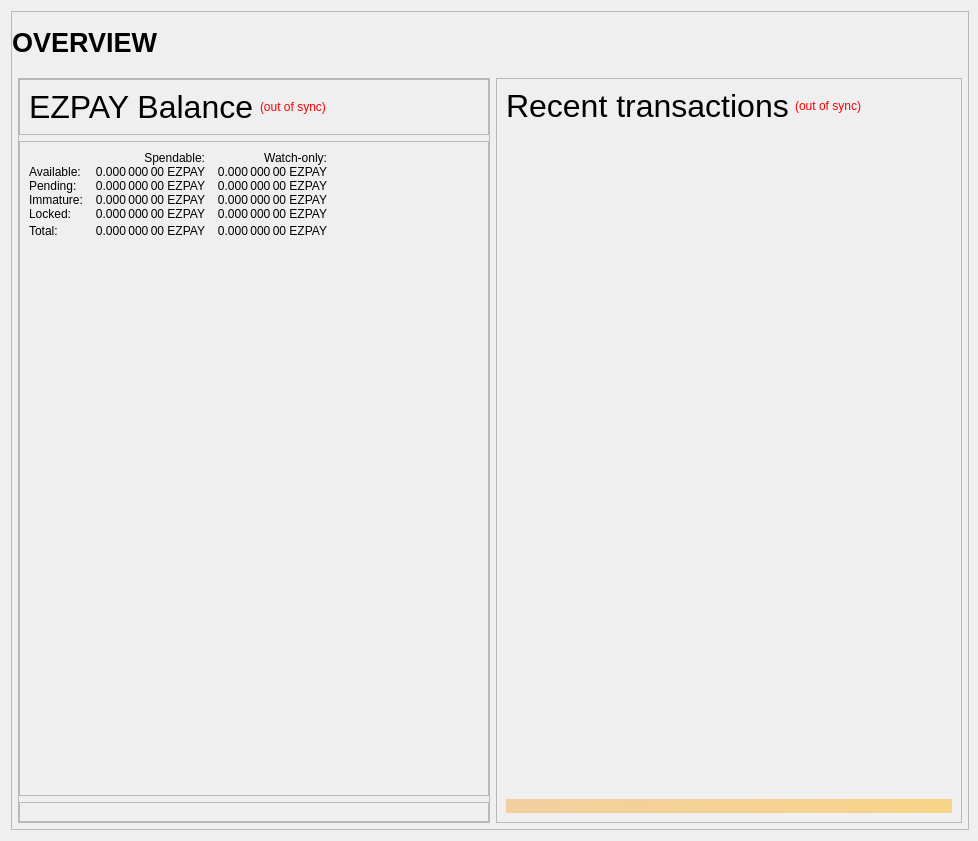
<?xml version="1.0" encoding="UTF-8"?>
<ui version="4.0">
 <class>OverviewPage</class>
 <widget class="QWidget" name="OverviewPage">
  <property name="geometry">
   <rect>
    <x>0</x>
    <y>0</y>
    <width>978</width>
    <height>841</height>
   </rect>
  </property>
  <property name="minimumSize">
   <size>
    <width>960</width>
    <height>682</height>
   </size>
  </property>
  <property name="windowTitle">
   <string>Form</string>
  </property>
  <layout class="QVBoxLayout" name="topLayout" stretch="1">
   <property name="rightMargin">
    <number>9</number>
   </property>
   <item>
    <widget class="QFrame" name="frame_BG">
     <property name="minimumSize">
      <size>
       <width>850</width>
       <height>610</height>
      </size>
     </property>
     <property name="maximumSize">
      <size>
       <width>16777215</width>
       <height>16777215</height>
      </size>
     </property>
     <property name="frameShape">
      <enum>QFrame::StyledPanel</enum>
     </property>
     <property name="frameShadow">
      <enum>QFrame::Raised</enum>
     </property>
     <layout class="QVBoxLayout" name="verticalLayout_3" stretch="1">
      <property name="leftMargin">
       <number>0</number>
      </property>
      <property name="topMargin">
       <number>0</number>
      </property>
      <property name="rightMargin">
       <number>0</number>
      </property>
      <property name="bottomMargin">
       <number>6</number>
      </property>
      <item>
       <layout class="QVBoxLayout" name="verticalLayout_Master" stretch="0,1">
        <property name="leftMargin">
         <number>0</number>
        </property>
        <property name="topMargin">
         <number>0</number>
        </property>
        <property name="rightMargin">
         <number>0</number>
        </property>
        <property name="bottomMargin">
         <number>0</number>
        </property>
        <item>
         <widget class="QFrame" name="frame_Header">
          <layout class="QVBoxLayout" name="verticalLayout_Header" stretch="0">
           <property name="leftMargin">
            <number>0</number>
           </property>
           <property name="topMargin">
            <number>0</number>
           </property>
           <property name="rightMargin">
            <number>0</number>
           </property>
           <property name="bottomMargin">
            <number>0</number>
           </property>
           <item>
            <layout class="QHBoxLayout" name="horizontalLayout_Header" stretch="1,0,1">
             <property name="spacing">
              <number>6</number>
             </property>
             <item>
              <widget class="QLabel" name="labelOverviewHeaderLeft">
               <property name="minimumSize">
                <size>
                 <width>464</width>
                 <height>60</height>
                </size>
               </property>
               <property name="maximumSize">
                <size>
                 <width>16777215</width>
                 <height>60</height>
                </size>
               </property>
               <property name="font">
                <font>
                 <pointsize>20</pointsize>
                 <weight>75</weight>
                 <bold>true</bold>
                </font>
               </property>
               <property name="text">
                <string>OVERVIEW</string>
               </property>
               <property name="alignment">
                <set>Qt::AlignLeading|Qt::AlignLeft|Qt::AlignVCenter</set>
               </property>
              </widget>
             </item>
             <item>
              <spacer name="horizontalSpacer_Header">
               <property name="orientation">
                <enum>Qt::Horizontal</enum>
               </property>
               <property name="sizeHint" stdset="0">
                <size>
                 <width>40</width>
                 <height>20</height>
                </size>
               </property>
              </spacer>
             </item>
             <item>
              <widget class="QLabel" name="labelOverviewHeaderRight">
               <property name="minimumSize">
                <size>
                 <width>464</width>
                 <height>60</height>
                </size>
               </property>
               <property name="maximumSize">
                <size>
                 <width>16777215</width>
                 <height>60</height>
                </size>
               </property>
               <property name="font">
                <font>
                 <pointsize>14</pointsize>
                </font>
               </property>
               <property name="text">
                <string/>
               </property>
               <property name="alignment">
                <set>Qt::AlignRight|Qt::AlignTrailing|Qt::AlignVCenter</set>
               </property>
              </widget>
             </item>
            </layout>
           </item>
          </layout>
         </widget>
        </item>
        <item>
         <widget class="QFrame" name="frame_Content">
          <layout class="QVBoxLayout" name="verticalLayout_Content">
           <property name="leftMargin">
            <number>6</number>
           </property>
           <property name="topMargin">
            <number>0</number>
           </property>
           <property name="rightMargin">
            <number>6</number>
           </property>
           <property name="bottomMargin">
            <number>0</number>
           </property>
           <item>
            <layout class="QHBoxLayout" name="horizontalLayout_Content" stretch="1,1">
             <property name="spacing">
              <number>6</number>
             </property>
             <item>
              <layout class="QVBoxLayout" name="verticalLayout_left" stretch="0">
               <item>
                <widget class="QFrame" name="frameObfuscation">
                 <property name="minimumSize">
                  <size>
                   <width>0</width>
                   <height>0</height>
                  </size>
                 </property>
                 <property name="frameShape">
                  <enum>QFrame::StyledPanel</enum>
                 </property>
                 <property name="frameShadow">
                  <enum>QFrame::Raised</enum>
                 </property>
                 <layout class="QVBoxLayout" name="verticalLayout" stretch="0,0,0">
                  <property name="leftMargin">
                   <number>0</number>
                  </property>
                  <property name="topMargin">
                   <number>0</number>
                  </property>
                  <property name="rightMargin">
                   <number>0</number>
                  </property>
                  <property name="bottomMargin">
                   <number>0</number>
                  </property>
                  <item>
                   <widget class="QFrame" name="frame_CombinedBalances">
                    <property name="minimumSize">
                     <size>
                      <width>470</width>
                      <height>0</height>
                     </size>
                    </property>
                    <property name="frameShape">
                     <enum>QFrame::StyledPanel</enum>
                    </property>
                    <property name="frameShadow">
                     <enum>QFrame::Raised</enum>
                    </property>
                    <layout class="QVBoxLayout" name="verticalLayout_5">
                     <property name="spacing">
                      <number>6</number>
                     </property>
                     <property name="sizeConstraint">
                      <enum>QLayout::SetNoConstraint</enum>
                     </property>
                     <item>
                      <layout class="QHBoxLayout" name="horizontalLayout_5" stretch="0,0,0">
                       <item>
                        <widget class="QLabel" name="label_5z">
                         <property name="minimumSize">
                          <size>
                           <width>0</width>
                           <height>20</height>
                          </size>
                         </property>
                         <property name="font">
                          <font>
                           <pointsize>24</pointsize>
                           <weight>50</weight>
                           <bold>false</bold>
                          </font>
                         </property>
                         <property name="text">
                          <string>EZPAY Balance</string>
                         </property>
                        </widget>
                       </item>
                       <item>
                        <widget class="QLabel" name="labelWalletStatus">
                         <property name="cursor">
                          <cursorShape>WhatsThisCursor</cursorShape>
                         </property>
                         <property name="toolTip">
                          <string>The displayed information may be out of date. Your wallet automatically synchronizes with the EazyPayZa network after a connection is established, but this process has not completed yet.</string>
                         </property>
                         <property name="styleSheet">
                          <string notr="true">QLabel { color: red; }</string>
                         </property>
                         <property name="text">
                          <string notr="true">(out of sync)</string>
                         </property>
                         <property name="alignment">
                          <set>Qt::AlignLeading|Qt::AlignLeft|Qt::AlignVCenter</set>
                         </property>
                        </widget>
                       </item>
                       <item>
                        <spacer name="horizontalSpacer_1">
                         <property name="orientation">
                          <enum>Qt::Horizontal</enum>
                         </property>
                         <property name="sizeHint" stdset="0">
                          <size>
                           <width>40</width>
                           <height>20</height>
                          </size>
                         </property>
                        </spacer>
                       </item>
                      </layout>
                     </item>
                    </layout>
                   </widget>
                  </item>
                  <item>
                   <widget class="QFrame" name="frame_Balances">
                    <property name="frameShape">
                     <enum>QFrame::StyledPanel</enum>
                    </property>
                    <property name="frameShadow">
                     <enum>QFrame::Raised</enum>
                    </property>
                    <layout class="QVBoxLayout" name="verticalLayout_4">
                     <property name="topMargin">
                      <number>9</number>
                     </property>
                     <item>
                      <layout class="QGridLayout" name="gridLayout">
                       <property name="horizontalSpacing">
                        <number>12</number>
                       </property>
                       <property name="verticalSpacing">
                        <number>0</number>
                       </property>
                       <item row="4" column="0">
                        <widget class="QLabel" name="labelLockedBalanceText">
                         <property name="toolTip">
                          <string>Locked EZPAY or Masternode collaterals. These are excluded from zEZPAY minting.</string>
                         </property>
                         <property name="text">
                          <string>Locked:</string>
                         </property>
                        </widget>
                       </item>
                       <item row="4" column="2">
                        <widget class="QLabel" name="labelWatchLocked">
                         <property name="font">
                          <font>
                           <weight>50</weight>
                           <bold>false</bold>
                          </font>
                         </property>
                         <property name="cursor">
                          <cursorShape>IBeamCursor</cursorShape>
                         </property>
                         <property name="toolTip">
                          <string>Current locked balance in watch-only addresses</string>
                         </property>
                         <property name="text">
                          <string notr="true">0.000 000 00 EZPAY</string>
                         </property>
                         <property name="alignment">
                          <set>Qt::AlignRight|Qt::AlignTrailing|Qt::AlignVCenter</set>
                         </property>
                         <property name="textInteractionFlags">
                          <set>Qt::LinksAccessibleByMouse|Qt::TextSelectableByKeyboard|Qt::TextSelectableByMouse</set>
                         </property>
                        </widget>
                       </item>
                       <item row="3" column="2">
                        <widget class="QLabel" name="labelWatchImmature">
                         <property name="font">
                          <font>
                           <weight>50</weight>
                           <bold>false</bold>
                          </font>
                         </property>
                         <property name="cursor">
                          <cursorShape>IBeamCursor</cursorShape>
                         </property>
                         <property name="toolTip">
                          <string>Staked or masternode rewards in watch-only addresses that has not yet matured</string>
                         </property>
                         <property name="text">
                          <string notr="true">0.000 000 00 EZPAY</string>
                         </property>
                         <property name="alignment">
                          <set>Qt::AlignRight|Qt::AlignTrailing|Qt::AlignVCenter</set>
                         </property>
                         <property name="textInteractionFlags">
                          <set>Qt::LinksAccessibleByMouse|Qt::TextSelectableByKeyboard|Qt::TextSelectableByMouse</set>
                         </property>
                        </widget>
                       </item>
                       <item row="3" column="0">
                        <widget class="QLabel" name="labelImmatureText">
                         <property name="text">
                          <string>Immature:</string>
                         </property>
                        </widget>
                       </item>
                       <item row="5" column="0">
                        <widget class="QLabel" name="labelTotalText">
                         <property name="toolTip">
                          <string>Your current EazyPayZa balance, unconfirmed and immature transactions included</string>
                         </property>
                         <property name="text">
                          <string>Total:</string>
                         </property>
                        </widget>
                       </item>
                       <item row="1" column="1">
                        <widget class="QLabel" name="labelBalance">
                         <property name="font">
                          <font>
                           <weight>50</weight>
                           <bold>false</bold>
                          </font>
                         </property>
                         <property name="cursor">
                          <cursorShape>IBeamCursor</cursorShape>
                         </property>
                         <property name="toolTip">
                          <string>Your current spendable balance</string>
                         </property>
                         <property name="text">
                          <string notr="true">0.000 000 00 EZPAY</string>
                         </property>
                         <property name="alignment">
                          <set>Qt::AlignRight|Qt::AlignTrailing|Qt::AlignVCenter</set>
                         </property>
                         <property name="textInteractionFlags">
                          <set>Qt::LinksAccessibleByMouse|Qt::TextSelectableByKeyboard|Qt::TextSelectableByMouse</set>
                         </property>
                        </widget>
                       </item>
                       <item row="3" column="1">
                        <widget class="QLabel" name="labelImmature">
                         <property name="font">
                          <font>
                           <weight>50</weight>
                           <bold>false</bold>
                          </font>
                         </property>
                         <property name="cursor">
                          <cursorShape>IBeamCursor</cursorShape>
                         </property>
                         <property name="toolTip">
                          <string>Staked or masternode rewards that has not yet matured</string>
                         </property>
                         <property name="text">
                          <string notr="true">0.000 000 00 EZPAY</string>
                         </property>
                         <property name="alignment">
                          <set>Qt::AlignRight|Qt::AlignTrailing|Qt::AlignVCenter</set>
                         </property>
                         <property name="textInteractionFlags">
                          <set>Qt::LinksAccessibleByMouse|Qt::TextSelectableByKeyboard|Qt::TextSelectableByMouse</set>
                         </property>
                        </widget>
                       </item>
                       <item row="0" column="1">
                        <widget class="QLabel" name="labelSpendable">
                         <property name="text">
                          <string>Spendable:</string>
                         </property>
                         <property name="alignment">
                          <set>Qt::AlignRight|Qt::AlignTrailing|Qt::AlignVCenter</set>
                         </property>
                        </widget>
                       </item>
                       <item row="2" column="2">
                        <widget class="QLabel" name="labelWatchPending">
                         <property name="font">
                          <font>
                           <weight>50</weight>
                           <bold>false</bold>
                          </font>
                         </property>
                         <property name="cursor">
                          <cursorShape>IBeamCursor</cursorShape>
                         </property>
                         <property name="toolTip">
                          <string>Unconfirmed transactions to watch-only addresses</string>
                         </property>
                         <property name="text">
                          <string notr="true">0.000 000 00 EZPAY</string>
                         </property>
                         <property name="alignment">
                          <set>Qt::AlignRight|Qt::AlignTrailing|Qt::AlignVCenter</set>
                         </property>
                         <property name="textInteractionFlags">
                          <set>Qt::LinksAccessibleByMouse|Qt::TextSelectableByKeyboard|Qt::TextSelectableByMouse</set>
                         </property>
                        </widget>
                       </item>
                       <item row="5" column="2">
                        <widget class="QLabel" name="labelWatchTotal">
                         <property name="font">
                          <font>
                           <weight>50</weight>
                           <bold>false</bold>
                          </font>
                         </property>
                         <property name="cursor">
                          <cursorShape>IBeamCursor</cursorShape>
                         </property>
                         <property name="toolTip">
                          <string>Current total balance in watch-only addresses</string>
                         </property>
                         <property name="text">
                          <string notr="true">0.000 000 00 EZPAY</string>
                         </property>
                         <property name="alignment">
                          <set>Qt::AlignRight|Qt::AlignTrailing|Qt::AlignVCenter</set>
                         </property>
                         <property name="textInteractionFlags">
                          <set>Qt::LinksAccessibleByMouse|Qt::TextSelectableByKeyboard|Qt::TextSelectableByMouse</set>
                         </property>
                        </widget>
                       </item>
                       <item row="4" column="1">
                        <widget class="QLabel" name="labelLockedBalance">
                         <property name="font">
                          <font>
                           <weight>50</weight>
                           <bold>false</bold>
                          </font>
                         </property>
                         <property name="cursor">
                          <cursorShape>IBeamCursor</cursorShape>
                         </property>
                         <property name="toolTip">
                          <string>Locked EZPAY or Masternode collaterals. These are excluded from zEZPAY minting.</string>
                         </property>
                         <property name="text">
                          <string notr="true">0.000 000 00 EZPAY</string>
                         </property>
                         <property name="alignment">
                          <set>Qt::AlignRight|Qt::AlignTrailing|Qt::AlignVCenter</set>
                         </property>
                         <property name="textInteractionFlags">
                          <set>Qt::LinksAccessibleByMouse|Qt::TextSelectableByKeyboard|Qt::TextSelectableByMouse</set>
                         </property>
                        </widget>
                       </item>
                       <item row="5" column="3">
                        <spacer name="horizontalSpacer_9">
                         <property name="orientation">
                          <enum>Qt::Horizontal</enum>
                         </property>
                         <property name="sizeHint" stdset="0">
                          <size>
                           <width>40</width>
                           <height>20</height>
                          </size>
                         </property>
                        </spacer>
                       </item>
                       <item row="1" column="0">
                        <widget class="QLabel" name="labelBalanceText">
                         <property name="text">
                          <string>Available:</string>
                         </property>
                        </widget>
                       </item>
                       <item row="2" column="0">
                        <widget class="QLabel" name="labelPendingText">
                         <property name="text">
                          <string>Pending:</string>
                         </property>
                        </widget>
                       </item>
                       <item row="5" column="1">
                        <widget class="QLabel" name="labelTotal">
                         <property name="font">
                          <font>
                           <weight>50</weight>
                           <bold>false</bold>
                          </font>
                         </property>
                         <property name="cursor">
                          <cursorShape>IBeamCursor</cursorShape>
                         </property>
                         <property name="toolTip">
                          <string>Your current EazyPayZa balance, unconfirmed and immature transactions included</string>
                         </property>
                         <property name="text">
                          <string notr="true">0.000 000 00 EZPAY</string>
                         </property>
                         <property name="alignment">
                          <set>Qt::AlignRight|Qt::AlignTrailing|Qt::AlignVCenter</set>
                         </property>
                         <property name="textInteractionFlags">
                          <set>Qt::LinksAccessibleByMouse|Qt::TextSelectableByKeyboard|Qt::TextSelectableByMouse</set>
                         </property>
                        </widget>
                       </item>
                       <item row="0" column="2">
                        <widget class="QLabel" name="labelWatchonly">
                         <property name="text">
                          <string>Watch-only:</string>
                         </property>
                         <property name="alignment">
                          <set>Qt::AlignRight|Qt::AlignTrailing|Qt::AlignVCenter</set>
                         </property>
                        </widget>
                       </item>
                       <item row="2" column="1">
                        <widget class="QLabel" name="labelUnconfirmed">
                         <property name="font">
                          <font>
                           <weight>50</weight>
                           <bold>false</bold>
                          </font>
                         </property>
                         <property name="cursor">
                          <cursorShape>IBeamCursor</cursorShape>
                         </property>
                         <property name="toolTip">
                          <string>Total of transactions that have yet to be confirmed, and do not yet count toward the spendable balance</string>
                         </property>
                         <property name="text">
                          <string notr="true">0.000 000 00 EZPAY</string>
                         </property>
                         <property name="alignment">
                          <set>Qt::AlignRight|Qt::AlignTrailing|Qt::AlignVCenter</set>
                         </property>
                         <property name="textInteractionFlags">
                          <set>Qt::LinksAccessibleByMouse|Qt::TextSelectableByKeyboard|Qt::TextSelectableByMouse</set>
                         </property>
                        </widget>
                       </item>
                       <item row="1" column="2">
                        <widget class="QLabel" name="labelWatchAvailable">
                         <property name="font">
                          <font>
                           <weight>50</weight>
                           <bold>false</bold>
                          </font>
                         </property>
                         <property name="cursor">
                          <cursorShape>IBeamCursor</cursorShape>
                         </property>
                         <property name="toolTip">
                          <string>Your current balance in watch-only addresses</string>
                         </property>
                         <property name="text">
                          <string notr="true">0.000 000 00 EZPAY</string>
                         </property>
                         <property name="alignment">
                          <set>Qt::AlignRight|Qt::AlignTrailing|Qt::AlignVCenter</set>
                         </property>
                         <property name="textInteractionFlags">
                          <set>Qt::LinksAccessibleByMouse|Qt::TextSelectableByKeyboard|Qt::TextSelectableByMouse</set>
                         </property>
                        </widget>
                       </item>
                      </layout>
                     </item>
                     <item>
                      <spacer name="verticalSpacer_3">
                       <property name="orientation">
                        <enum>Qt::Vertical</enum>
                       </property>
                       <property name="sizeHint" stdset="0">
                        <size>
                         <width>20</width>
                         <height>40</height>
                        </size>
                       </property>
                      </spacer>
                     </item>
                    </layout>
                   </widget>
                  </item>
                  <item>
                   <widget class="QFrame" name="frame_ZerocoinBalances">
                    <property name="frameShape">
                     <enum>QFrame::StyledPanel</enum>
                    </property>
                    <property name="frameShadow">
                     <enum>QFrame::Raised</enum>
                    </property>
                    <layout class="QVBoxLayout" name="verticalLayout_7"/>
                   </widget>
                  </item>
                 </layout>
                </widget>
               </item>
              </layout>
             </item>
             <item>
              <layout class="QVBoxLayout" name="verticalLayout_right" stretch="1">
               <item>
                <widget class="QFrame" name="frame_RecentTransactions">
                 <property name="minimumSize">
                  <size>
                   <width>0</width>
                   <height>0</height>
                  </size>
                 </property>
                 <property name="frameShape">
                  <enum>QFrame::StyledPanel</enum>
                 </property>
                 <property name="frameShadow">
                  <enum>QFrame::Raised</enum>
                 </property>
                 <layout class="QVBoxLayout" name="verticalLayout_1" stretch="0,0,0,0">
                  <item>
                   <layout class="QHBoxLayout" name="horizontalLayout_2">
                    <item>
                     <widget class="QLabel" name="label_4">
                      <property name="minimumSize">
                       <size>
                        <width>0</width>
                        <height>20</height>
                       </size>
                      </property>
                      <property name="font">
                       <font>
                        <pointsize>24</pointsize>
                        <weight>50</weight>
                        <bold>false</bold>
                       </font>
                      </property>
                      <property name="text">
                       <string>Recent transactions</string>
                      </property>
                     </widget>
                    </item>
                    <item>
                     <widget class="QLabel" name="labelTransactionsStatus">
                      <property name="cursor">
                       <cursorShape>WhatsThisCursor</cursorShape>
                      </property>
                      <property name="toolTip">
                       <string>The displayed information may be out of date. Your wallet automatically synchronizes with the EazyPayZa network after a connection is established, but this process has not completed yet.</string>
                      </property>
                      <property name="styleSheet">
                       <string notr="true">QLabel { color: red; }</string>
                      </property>
                      <property name="text">
                       <string notr="true">(out of sync)</string>
                      </property>
                      <property name="alignment">
                       <set>Qt::AlignRight|Qt::AlignTrailing|Qt::AlignVCenter</set>
                      </property>
                     </widget>
                    </item>
                    <item>
                     <spacer name="horizontalSpacer">
                      <property name="orientation">
                       <enum>Qt::Horizontal</enum>
                      </property>
                      <property name="sizeHint" stdset="0">
                       <size>
                        <width>40</width>
                        <height>20</height>
                       </size>
                      </property>
                     </spacer>
                    </item>
                   </layout>
                  </item>
                  <item>
                   <widget class="QListView" name="listTransactions">
                    <property name="minimumSize">
                     <size>
                      <width>0</width>
                      <height>0</height>
                     </size>
                    </property>
                    <property name="styleSheet">
                     <string notr="true">QListView { background: transparent; }</string>
                    </property>
                    <property name="frameShape">
                     <enum>QFrame::NoFrame</enum>
                    </property>
                    <property name="verticalScrollBarPolicy">
                     <enum>Qt::ScrollBarAlwaysOff</enum>
                    </property>
                    <property name="horizontalScrollBarPolicy">
                     <enum>Qt::ScrollBarAlwaysOff</enum>
                    </property>
                    <property name="selectionMode">
                     <enum>QAbstractItemView::NoSelection</enum>
                    </property>
                   </widget>
                  </item>
                  <item>
                   <spacer name="verticalSpacer_2">
                    <property name="orientation">
                     <enum>Qt::Vertical</enum>
                    </property>
                    <property name="sizeType">
                     <enum>QSizePolicy::Expanding</enum>
                    </property>
                    <property name="sizeHint" stdset="0">
                     <size>
                      <width>20</width>
                      <height>40</height>
                     </size>
                    </property>
                   </spacer>
                  </item>
                  <item>
                   <widget class="QLabel" name="labelAlerts">
                    <property name="maximumSize">
                     <size>
                      <width>16777215</width>
                      <height>16777215</height>
                     </size>
                    </property>
                    <property name="styleSheet">
                     <string notr="true">background-color: qlineargradient(x1: 0, y1: 0, x2: 1, y2: 0, stop:0 #F0D0A0, stop:1 #F8D488); color:#000000;</string>
                    </property>
                    <property name="text">
                     <string/>
                    </property>
                    <property name="wordWrap">
                     <bool>true</bool>
                    </property>
                    <property name="margin">
                     <number>3</number>
                    </property>
                   </widget>
                  </item>
                 </layout>
                </widget>
               </item>
              </layout>
             </item>
            </layout>
           </item>
          </layout>
         </widget>
        </item>
       </layout>
      </item>
     </layout>
    </widget>
   </item>
  </layout>
 </widget>
 <resources/>
 <connections/>
</ui>
